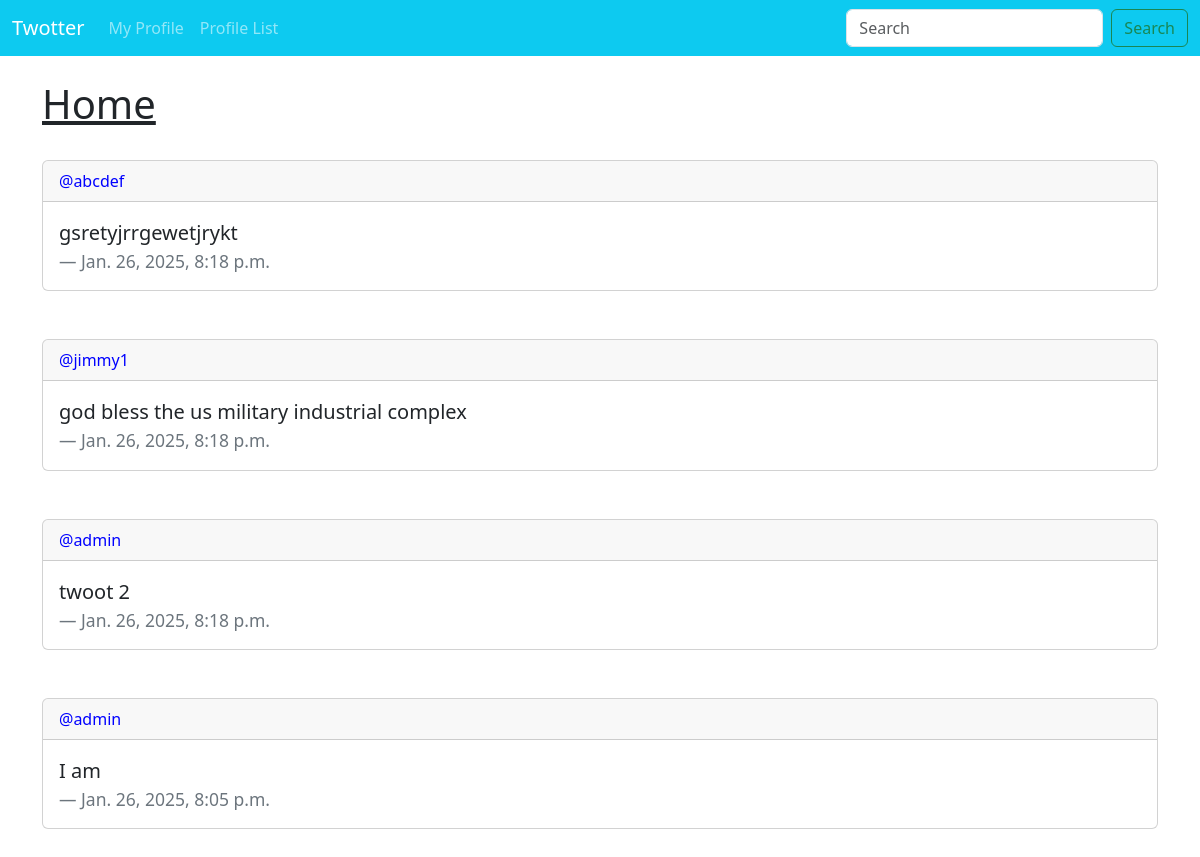
Screenshot of / (signed in) with the database file from the repository.
### social/models.py (models this page shows, shortened)
class Twoot(models.Model): #model for a twooter (offbrand tweet)
    user = models.ForeignKey( #many to one relationship between twoot and user, since many tweets can belong to one user
        User,
        related_name="Twoots", #so you can access twoots of a user
        on_delete=models.DO_NOTHING)
    body = models.CharField(max_length=256) #max character count for twoot is 256
    created_at = models.DateTimeField(auto_now_add=True) #created at date is used for sorting

### social/views.py (the view)
# urls.py: 2. Add a URL to urlpatterns:  path('', views.home, name='home')
def home(request):
    if request.user.is_authenticated:
        twoots = Twoot.objects.all().order_by("-created_at") #gets all twoots ordered newest to oldest
    return render(request, 'home.html',{"twoots":twoots})

### social/templates/home.html
{% extends 'base.html' %}
{% block content %}
<br><h1><u>Home</u></h1><br>
{% for twoot in twoots %}
<div class="card">
  <div class="card-header">
      <a href="{% url 'profile' twoot.user.profile.user_id %}" style="text-decoration:none; color:blue;" >@{{ twoot.user|lower }}</a>
  </div>
  <div class="card-body">
    <blockquote class="blockquote mb-0">
      <p>{{ twoot.body }}</p>
      <footer class="blockquote-footer">{{ twoot.created_at }}</footer>
    </blockquote>
  </div>
</div>
<br><br>
{% endfor %}
{% endblock %}

### rows the page displays
Twoot: user "abcdef", body "gsretyjrrgewetjrykt", created_at "Jan. 26, 2025, 8:18 p.m."
Twoot: user "jimmy1", body "god bless the us military industrial complex", created_at "Jan. 26, 2025, 8:18 p.m."
Twoot: user "admin", body "twoot 2", created_at "Jan. 26, 2025, 8:18 p.m."
Twoot: user "admin", body "I am", created_at "Jan. 26, 2025, 8:05 p.m."
